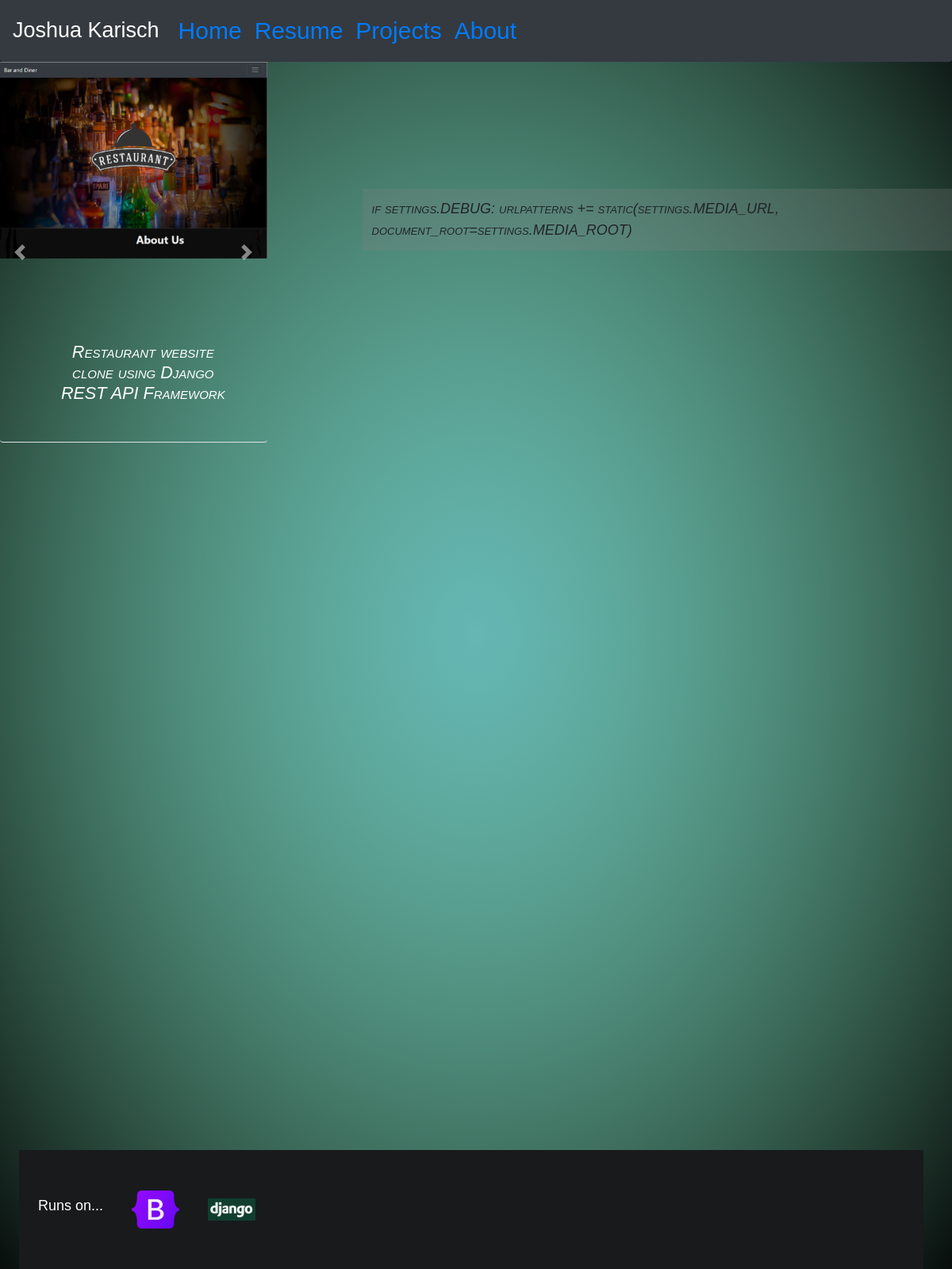
The page /projects/Restaurant Website/ on the database its author committed.
### resumeapp/models.py (models this page shows, shortened)
class Projects(models.Model):
    title = models.CharField(max_length=200, default="project")
    title_description = models.CharField(max_length=200)
    long_description = models.CharField(max_length=1000)
    gallery_top = models.ImageField()
    gallery_2 = models.ImageField()
    gallery_3 = models.ImageField()

### resumeapp/views.py (the view)
# urls.py: path('projects/<str:title>/', views.single_project, name='single_project'),
def single_project(request, title):
    project = get_object_or_404(Projects, title=title)
    return render(request, 'single_project.html', {'project': project})

### resumeapp/templates/single_project.html (shortened to what this page needs)
{% extends 'base.html'%}
{% block content %}
{% load static%}
<article style="display: flex; flex-direction: row; align-items: flex-start;">
<div id="projectCarousel" class="carousel slide rounded-bottom border-bottom" data-bs-ride="carousel">
    <div id="project-carousel" class="carousel-inner">
      <div class="carousel-item active">
        <img id="project-image" class="carousel-image" src="{{ project.gallery_top.url }}" alt="">
      </div>
    </div>
    <div class="carousel-caption">
        <h3 id="project-description">{{project.title_description}}</h3>
    </div>
    <a class="carousel-control-prev" href="#projectCarousel" role="button" data-bs-slide="prev" id="prevButton">
      <span class="carousel-control-prev-icon" aria-hidden="true"></span>
    </a>
    <a class="carousel-control-next" href="#projectCarousel" role="button" data-bs-slide="next" id="nextButton">
      <span class="carousel-control-next-icon" aria-hidden="true"></span>
    </a>
</div>
    <p id="project-about" style="display: flex; flex-direction: row; align-items: flex-start;">
        {{project.long_description}}
    </p>
</article>
{% endblock %}

### resumeapp/static/style.css (style rules this page uses)
.carousel { height: 60vh; width: 60vw; overflow: hidden; }
.carousel-inner { display: flex; align-items: center; justify-content: center; overflow: hidden; }
.carousel-image { width: 100%; height: 100%; object-fit: cover; }
#projectCarousel { width: 33vw; }
#project-about { background-color: rgba(128, 128, 128, 0.25); padding: 1vw; margin-left: 10vw; margin-top: 20vh; font-style: oblique; font-variant: small-caps; }
.carousel-caption { font-style: oblique; font-variant: small-caps; }
#project-description { font-size: larger; }
h3 { margin-left: 2vw; font-size: large; }
body { background-size: 100% 100%; background-position: 0px 0px,0px 0px; background-image: radial-gradient(75% 75% at 50% 50%, #3C7DDB8C 2%, #073AFF00 100%),radial-gradient(75% 75% at 50% 50%, #98FF84FF 0%, #000000FF 98%, #00000000 100%); position: relative; width: 100vw; height: 200vh; background-size: contain; font-family:'Gill Sans', 'Gill Sans MT', Calibri, 'Trebuchet MS', sans-serif; font-size: large; display: content; }

### rows shown on the page
Projects: gallery_top (picture), title_description "Restaurant website clone using Django REST API Framework", long_description "if settings.DEBUG: urlpatterns += static(settings.MEDIA_URL, document_root=settings.MEDIA_ROOT)"
